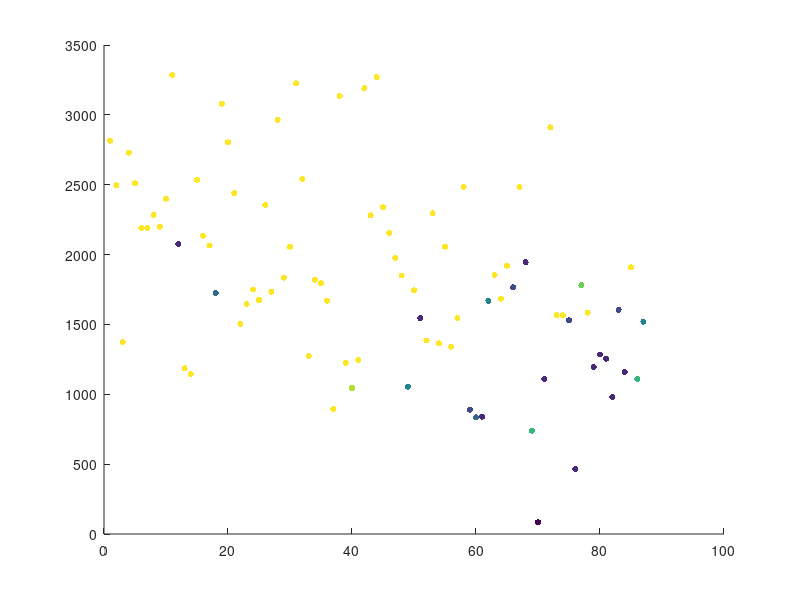

This figure's MATLAB source: (Note: this script raises an error after producing the figure.)
%% CNN 1 (cpu trained, ecen's laptop)

data = load("data/cnn1.csv")
[n, p] = size(data);
m = n
scores=data(1:m,1);
supply=data(1:m,4);
steps=data(1:m,3);
explorationDecay=0.9999;

clf
scatter([1:m], scores, 20, supply, 'filled');
hold on
yyaxis right
plot([1:m], max(1*explorationDecay.^steps, 0.05) * 100, 'Color', 	[0, 0.4470, 0.7410]);
yyaxis left
stepSize=100
means = []
deviations = []
j = 1
for i=1:stepSize:m-stepSize
    i
    means(j)=mean(scores(i:i+stepSize));
    deviations(j)=std(scores(i:i+stepSize));
    j = j + 1;
end
means;
deviations;
%eb = errorbar([1:stepSize:m-stepSize] + stepSize/2, means, deviations * 2)
%eb.Color = 'black';
%eb.CapSize = stepSize/4;
hold off
c = colorbar;
%yyaxis left

title('',...
    'FontUnits','points',...
    'interpreter','latex',...
    'FontWeight','normal',...
    'FontSize',12,...
    'FontName','Times')
ylabel({'score'},...
    'FontUnits','points',...
    'interpreter','latex',...
    'FontWeight','normal',...
    'FontSize',18,...
    'FontName','Times')
xlabel('episode',...
    'FontUnits','points',...
    'interpreter','latex',...
    'FontWeight','normal',...
    'FontSize',18,...
    'FontName','Times')
ylabel(c, 'workers');
yyaxis right
ylabel({'exploration rate'},...
    'FontUnits','points',...
    'interpreter','latex',...
    'FontWeight','normal',...
    'FontSize',18,...
    'FontName','Times')
ytickformat('percentage');
yyaxis left
set(gca,...
    'FontSize',10);
%line([713 713], [500 5000], 'LineStyle','--', 'Color', 	[0, 0.4470, 0.7410])
legend('Network score', 'Exploration rate = 5%', 'Exploration rate', ...
    'Location', 'Best');
%xlim([0 710])

name = ['figures/', 'cnn1', '.eps'];
print('-depsc2', name);
print('BarPlot', '-dpng');

%clf
m1 = mean(scores)
s1 = std(scores)
hold on
%histogram(scores(1000:1400), 'BinWidth', 200)
%histogram(scores(300:700), 'BinWidth', 200)
hold off